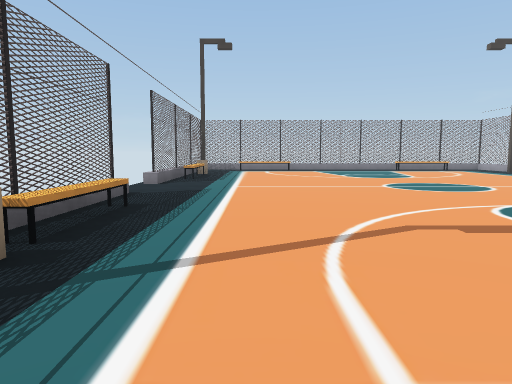
View 1 (above)

13 first-person views from a walk through a Unity game level. The camera is 1.5 m above the floor, tilts 6° down and sees 70° across. The floor is counted in squares, 2 m on a side. Each view is taken from the middle of a square. On the plan, view 1 faces up. The plan holds only what a view shows up to about 11 squares ahead; the rest is blank. The player is left out.

View 2
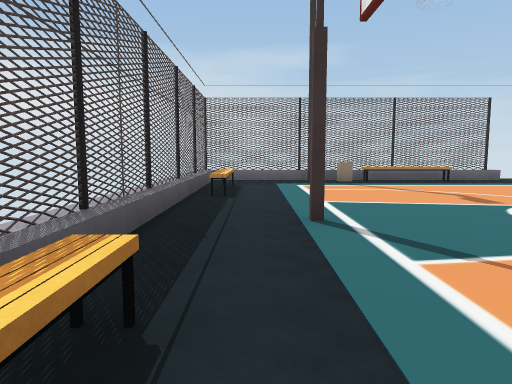

View 3
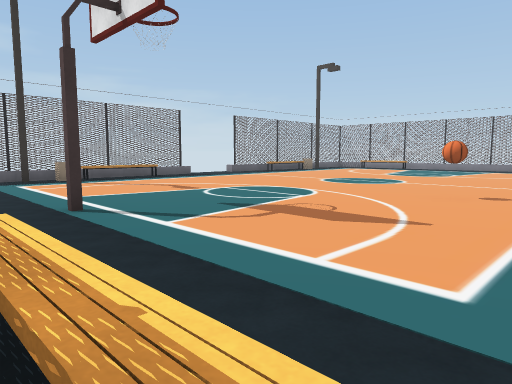

View 4
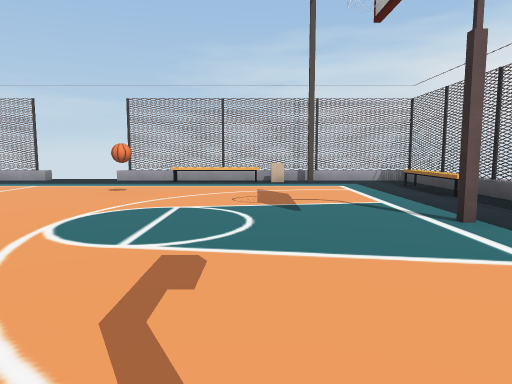

View 5
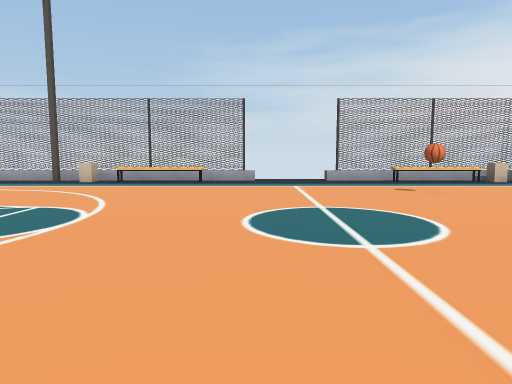

View 6
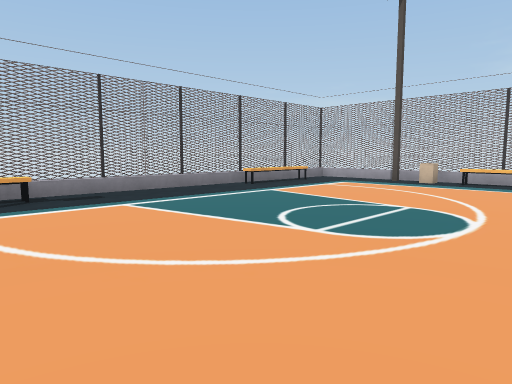

View 7
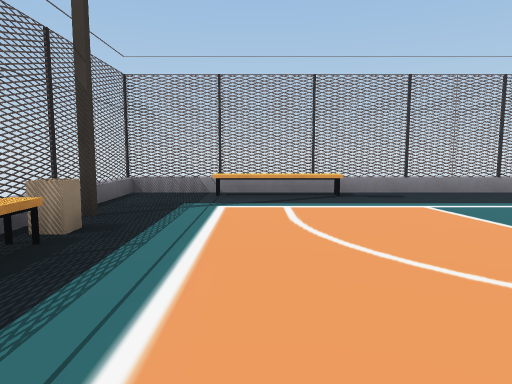

View 8
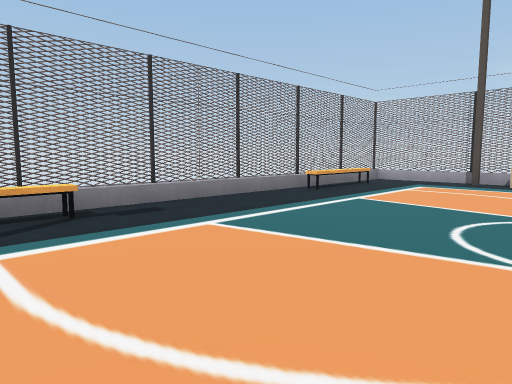

View 9
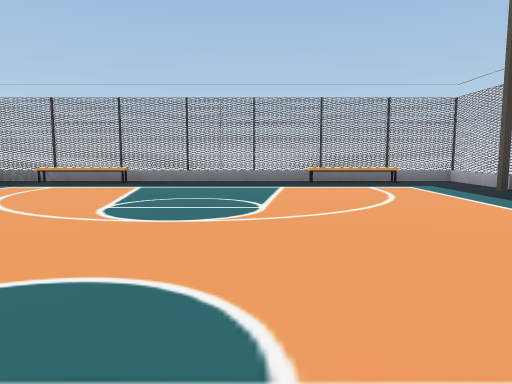

View 10
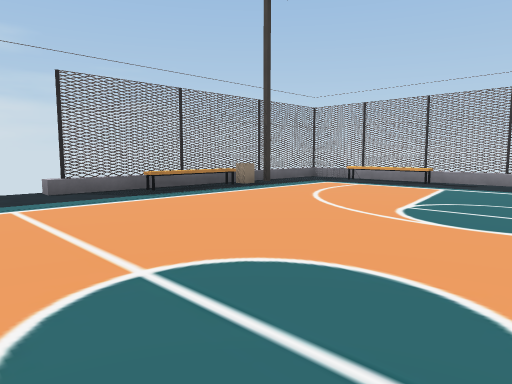

View 11
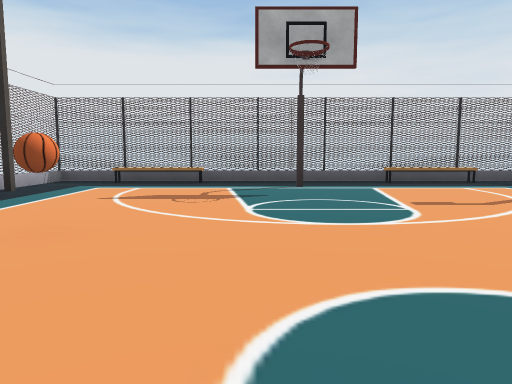

View 12
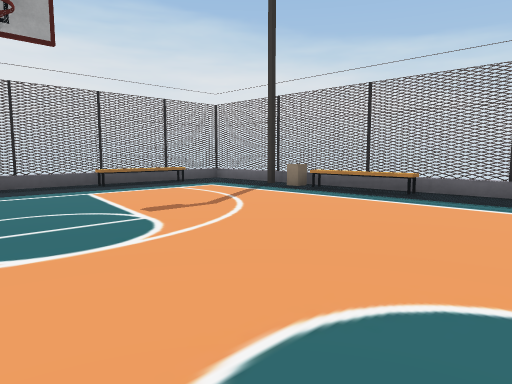

View 13
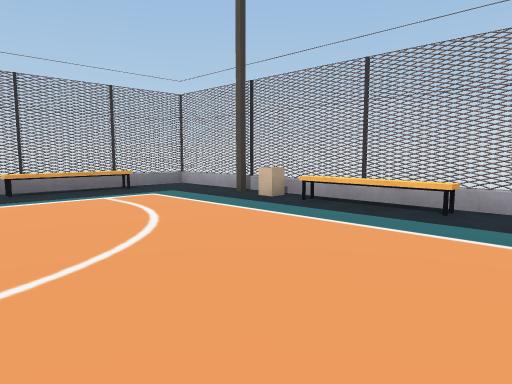

### Floor plan
Key: @ floor where view 1 was taken; # wall or solid block; x gap in a wall; . floor; = window, fence, low wall or low ledge; ^ raised ledge; O other object.
Columns run from 3 left of view 1 to 11 right of it. Each row starts with its distance up from view 1.
 18 ==x=========x==
 17 #..^^.....^^..#
 16 #.............#
 15 ##...........##
 14 #............=#
 13 #^............#
 12 #^...........=#
 11 #^...........=#
 10 #.............#
  9  .............
  8  .............
  7  .............
  6 #.........O...#
  5 #^...........=#
  4 #^...........=#
  3 #^...........=#
  2 #=...........=#
  1 #......#......#
  0 #..@..........#
 -1 #..^^.....^^..#
 -2  =x=========x==

Positions as (right, up) in squares from view 1, and headings:
1: (0, 0), facing up
2: (8, 0), facing left
3: (9, -1), facing up-left
4: (0, 3), facing right
5: (0, 9), facing right
6: (0, 10), facing up-right
7: (0, 10), facing up
8: (0, 12), facing up-right
9: (5, 7), facing up
10: (5, 7), facing up-left
11: (5, 9), facing down
12: (5, 8), facing down-left
13: (5, 9), facing up-right
